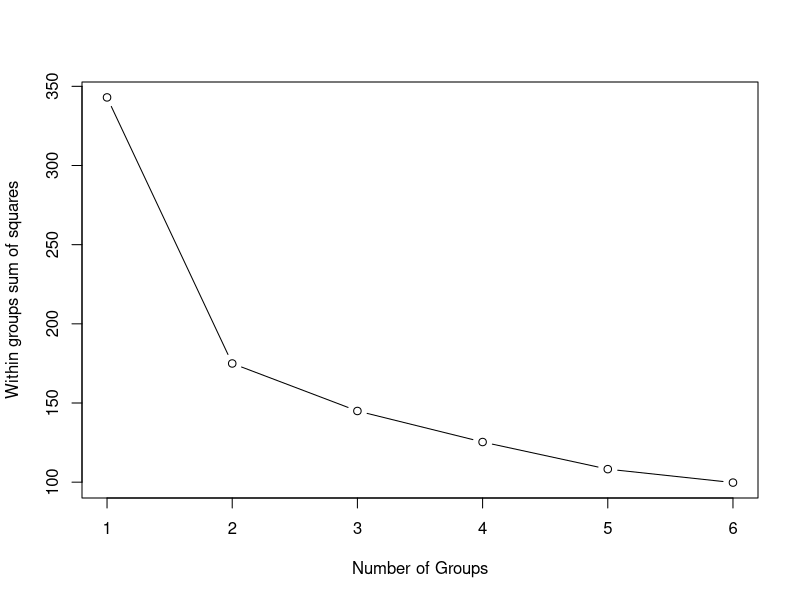
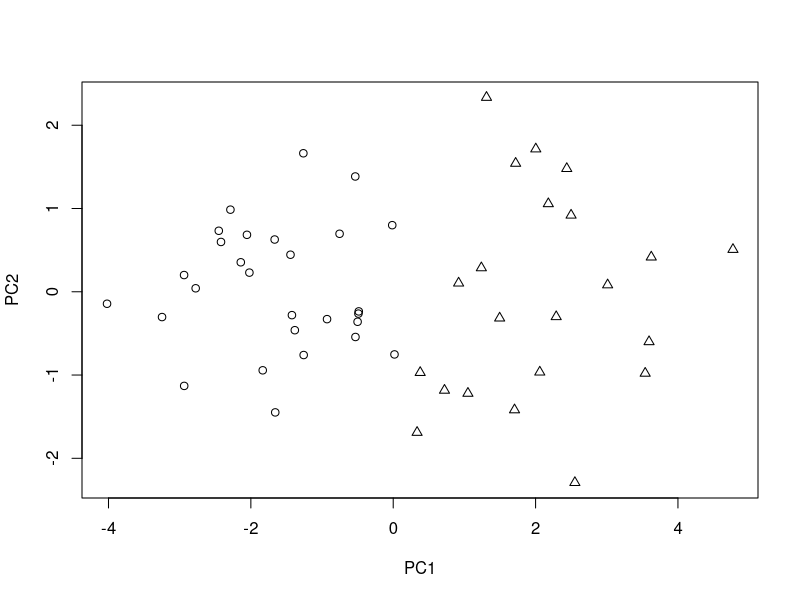

Write the R code that produced these figures, in order. (Note: this script raises an error after producing the figures.)
## ---- chunk 1
## Global options
knitr::opts_chunk$set(
  cache = TRUE,
  prompt = TRUE,
  comment = '',
  collapse = TRUE,
  warning = FALSE,
  message = FALSE)
## ---- chunk 2
# import the dataset
crime <- read.csv("crime.csv",row.names = 1)
dim(crime)

# drop the outlier DC and check the dimension of the datset
df <- crime[-which(row.names(crime) == "DC"),]
dim(df)

# standardized the variable by its SD
df_s <- sweep(df,2,apply(df, 2, sd), FUN = "/")
sapply(df_s, var)

# similar to textbook, I use the within group variance to 
# investigate the appropriate number of cluster
n <- nrow(df_s)
# make an empty vector to load the wss for each # of cluster
wss <- rep(0,6)
# write the only one cluster(ie, the sum square of the total data)
# for the one-group condition, I use the variance times the sample size minus 1
# to get the withingroup sum of squares
wss[1] <- (n-1) * sum(sapply(df_s, var))
# for the following conditions, can use the kmeans to get the wss directly
for (i in 2:6) {
  wss[i] <- sum(kmeans(df_s,
                       centers = i)$withinss)
}
plot(1:6,wss, type = "b", 
     xlab = "Number of Groups",
     ylab = "Within groups sum of squares")
## ---- chunk 3
kmeans(df_s, centers=2)
## ---- chunk 4
crime_pca <- prcomp(df_s)
plot(crime_pca$x[,1:2],
     pch = kmeans(df_s, centers = 2)$cluster)
## ---- chunk 5
# import the data
data("pottery", package = "HSAUR2")
dim(pottery)
# run PCA for five-components solution; 
# since the chemical elements are at different scales, standardization is necessary.

pca <- prcomp(pottery[,-10],center = TRUE)
scores <- pca$x[,1:5]
## ---- chunk 6
# create a scatterplot matrix with density contours
pairs(scores, 
      main = "Scatterplot Matrix of Pottery Data Principal Component Scores",
      upper.panel = function(x, y) {
        points(x, y)
        den <- MASS::kde2d(x,y)
        contour(den, add = TRUE,col="red",lwd=1)
      },
      diag.panel = function(x) {
        boxplot(x, horizontal = F, add = TRUE)
      },
      lower.panel = function(x, y) {
        points(x, y)})
# Add kiln number labels to the scatterplot matrix
text(scores, labels = pottery$kiln, pos = 1, cex = 0.1)
## ---- chunk 7
# import the data
data("USairpollution", package = "HSAUR2")
dim(USairpollution)
colnames(USairpollution)

# before running the finite mixture approach, standardize the data first
air_s <- scale(USairpollution[,-1])

# run the finite mixtures to the cluster the data
# install.packages("mclust")
library(mclust)
mc <- Mclust(air_s)
plot(mc$BIC)
